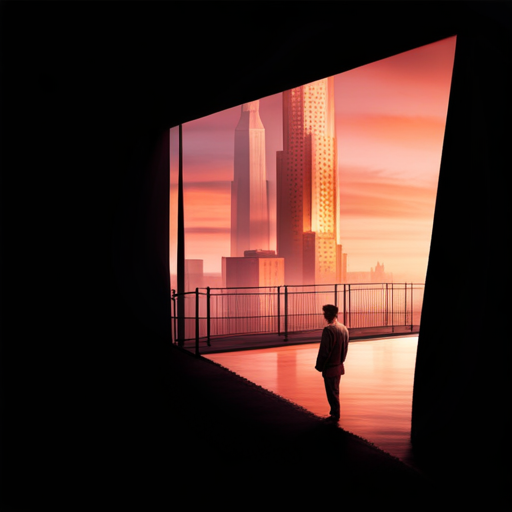
#> input picture dataset/input_images/1.png, 512 x 512 px; its folder holds only this picture in this run
$ python inverse_homography_rectification.py
#> lines starting #> are read from the running program, lines starting #| are printed output that depends on the picture; after the words box and inside, x2 and y2 are one past the last pixel; in counts of white or black regions, pixels touching at a corner belong together
#!/usr/bin/env python3

from pathlib import Path
import argparse
import cv2
import numpy as np


INPUT_DIR = Path("/home/ubuntu/Homography/dataset/input_images")
OUTPUT_DIR = Path("/home/ubuntu/Homography/dataset/output_images")
MIN_CONTOUR_AREA = 5_000  # absolute floor; adaptive thresholding below can raise this


def order_points(pts: np.ndarray) -> np.ndarray:
    """Return points ordered as tl, tr, br, bl."""
    rect = np.zeros((4, 2), dtype="float32")
    s = pts.sum(axis=1)
    rect[0] = pts[np.argmin(s)]
    rect[2] = pts[np.argmax(s)]

    diff = np.diff(pts, axis=1)
    rect[1] = pts[np.argmin(diff)]
    rect[3] = pts[np.argmax(diff)]
    return rect


def detect_document_corners(image: np.ndarray) -> np.ndarray:
    """Detect four document corners using scored contours with quad/hull preference and rect fallback."""
    gray = cv2.cvtColor(image, cv2.COLOR_BGR2GRAY)
    gray = cv2.GaussianBlur(gray, (5, 5), 0)

    thr_adapt = cv2.adaptiveThreshold(gray, 255, cv2.ADAPTIVE_THRESH_GAUSSIAN_C, cv2.THRESH_BINARY, 15, 9)
    thr_adapt_inv = 255 - thr_adapt
    _, thr_otsu = cv2.threshold(gray, 0, 255, cv2.THRESH_BINARY + cv2.THRESH_OTSU)

    def to_edges(src: np.ndarray) -> np.ndarray:
        closed = cv2.morphologyEx(src, cv2.MORPH_CLOSE, np.ones((5, 5), np.uint8))
        edges_local = cv2.Canny(closed, 50, 150)
        edges_local = cv2.dilate(edges_local, None, iterations=2)
        edges_local = cv2.erode(edges_local, None, iterations=1)
        return edges_local

    edge_maps = [to_edges(thr_adapt), to_edges(thr_adapt_inv), to_edges(thr_otsu)]

    h, w = image.shape[:2]
    min_area = max(MIN_CONTOUR_AREA, 0.02 * h * w)  # allow smaller docs but avoid noise
    max_area = 0.90 * h * w  # avoid full-frame grabs

    best_pts = None
    best_score = 0.0
    best_rect_box = None
    best_rect_score = 0.0

    for edges in edge_maps:
        contours, _ = cv2.findContours(edges, cv2.RETR_EXTERNAL, cv2.CHAIN_APPROX_SIMPLE)
        for contour in contours:
            area = cv2.contourArea(contour)
            if area < min_area or area > max_area:
                continue

            peri = cv2.arcLength(contour, True)
            approx = cv2.approxPolyDP(contour, 0.02 * peri, True)

            hull = cv2.convexHull(contour)
            peri_hull = cv2.arcLength(hull, True)
            approx_hull = cv2.approxPolyDP(hull, 0.02 * peri_hull, True)

            rect = cv2.minAreaRect(contour)
            box = cv2.boxPoints(rect)
            box = np.array(box, dtype="float32")
            rect_area = max(rect[1][0] * rect[1][1], 1.0)

            rectangularity = area / rect_area
            area_ratio = area / (h * w)
            aspect = (
                min(rect[1][0], rect[1][1]) / max(rect[1][0], rect[1][1])
                if rect[1][0] and rect[1][1]
                else 0
            )

            corner_bonus = 0.0
            candidate = box
            if len(approx) == 4:
                candidate = approx.reshape(4, 2)
                corner_bonus = 0.3
            elif len(approx_hull) == 4:
                candidate = approx_hull.reshape(4, 2)
                corner_bonus = 0.2

            score = (
                rectangularity * 0.65
                + area_ratio * 0.20
                + aspect * 0.10
                + corner_bonus
            )

            rect_score = rectangularity * 0.75 + area_ratio * 0.25

            if score > best_score:
                best_score = score
                best_pts = candidate

            if rect_score > best_rect_score:
                best_rect_score = rect_score
                best_rect_box = box

    if best_pts is not None:
        return order_points(np.array(best_pts, dtype="float32"))
    if best_rect_box is not None:
        return order_points(np.array(best_rect_box, dtype="float32"))

    # Final fallback: image corners
    fallback = np.array([[0, 0], [w - 1, 0], [w - 1, h - 1], [0, h - 1]], dtype="float32")
    return order_points(fallback)


def warp_image(image: np.ndarray, src_pts: np.ndarray) -> tuple[np.ndarray, np.ndarray]:
    """Warp image to a rectangle defined by the detected corners and return homography."""
    rect = order_points(src_pts)
    (tl, tr, br, bl) = rect

    width_a = np.linalg.norm(br - bl)
    width_b = np.linalg.norm(tr - tl)
    max_width = int(round(max(width_a, width_b)))

    height_a = np.linalg.norm(tr - br)
    height_b = np.linalg.norm(tl - bl)
    max_height = int(round(max(height_a, height_b)))

    max_width = max(max_width, 1)
    max_height = max(max_height, 1)

    dst = np.array(
        [[0, 0], [max_width - 1, 0], [max_width - 1, max_height - 1], [0, max_height - 1]],
        dtype="float32",
    )

    h_matrix, _ = cv2.findHomography(rect, dst)
    warped = cv2.warpPerspective(image, h_matrix, (max_width, max_height))
    return warped, h_matrix


def process_image(image_path: Path, output_dir: Path) -> Path:
    """Load, rectify, and save a single image plus its homography matrix."""
    image = cv2.imread(str(image_path))
    if image is None:
        raise ValueError(f"Could not read image: {image_path}")

    corners = detect_document_corners(image)
    warped, h_matrix = warp_image(image, corners)

    output_dir.mkdir(parents=True, exist_ok=True)
    output_path = output_dir / image_path.name
    cv2.imwrite(str(output_path), warped)
    np.save(str(output_dir / f"{image_path.stem}_H.npy"), h_matrix)
    return output_path


def run_batch(input_dir: Path, output_dir: Path) -> None:
    """Process all images in the input directory."""
    image_paths = sorted(
        [p for p in input_dir.iterdir() if p.suffix.lower() in {".jpg", ".jpeg", ".png", ".bmp", ".tif", ".tiff"}]
    )
    if not image_paths:
        print(f"No images found in {input_dir}")
        return

    print(f"Found {len(image_paths)} images. Writing outputs to {output_dir}")
    for img_path in image_paths:
        try:
            out_path = process_image(img_path, output_dir)
#> in process_image, image is the input picture: shape (512, 512, 3); mean B, G, R 34.2, 39.7, 66.5
#> in detect_document_corners, `gray = cv2.cvtColor(image, cv2.COLOR_BGR2GRAY)`:
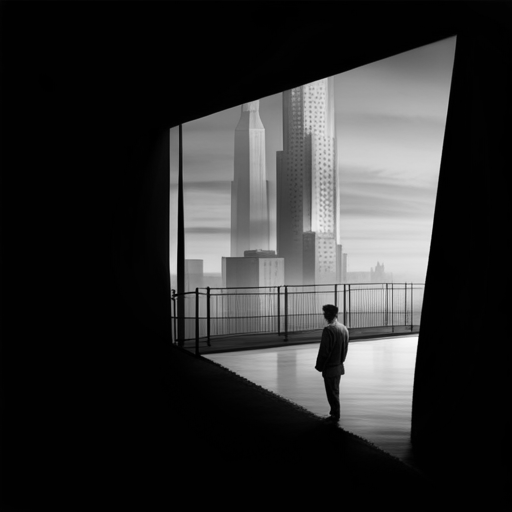
#> gray: shape (512, 512); min 0, max 252, mean 47.1
#> in detect_document_corners, `thr_adapt = cv2.adaptiveThreshold(gray, 255, cv2.ADAPTIVE_THRESH_GAUSS..`:
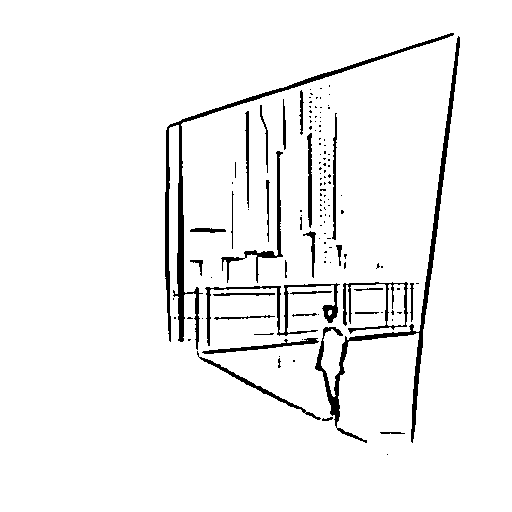
#> thr_adapt: shape (512, 512); 95.2% white; 131 black regions (100 under 20 px), largest, box (x1, y1, x2, y2) and area: (165, 33, 454, 350) 3217, (315, 36, 460, 443) 3016, (205, 283, 340, 346) 1044
#> in detect_document_corners, `_, thr_otsu = cv2.threshold(gray, 0, 255, cv2.THRESH_BINARY + cv2.THRE..`:
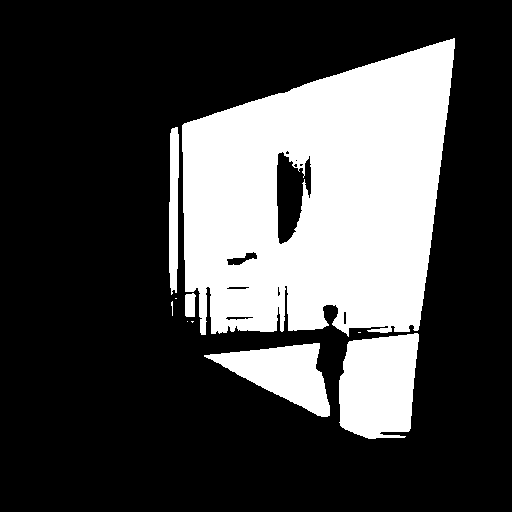
#> thr_otsu: shape (512, 512); 27.8% white; 10 white regions (5 under 20 px), largest, box (x1, y1, x2, y2) and area: (182, 38, 455, 337) 59503, (339, 333, 419, 439) 7043, (204, 343, 330, 417) 4615, (169, 127, 179, 295) 1399, (185, 293, 196, 317) 232
#> in to_edges, `closed = cv2.morphologyEx(src, cv2.MORPH_CLOSE, np.ones((5, 5), np.uin..`: closed: shape (512, 512); 99.1% white; 39 black regions, largest, box (x1, y1, x2, y2) and area: (177, 183, 184, 337) 899, (328, 396, 340, 417) 179, (323, 305, 338, 322) 145
#> in to_edges, `edges_local = cv2.Canny(closed, 50, 150)`: edges_local: shape (512, 512); 0.42% white in thin lines or dots, all inside (x1, y1, x2, y2) = (164, 127, 450, 417)
#> in to_edges, `edges_local = cv2.dilate(edges_local, None, iterations=2)`: edges_local: shape (512, 512); 2.2% white; 17 white regions, largest, box (x1, y1, x2, y2) and area: (174, 180, 186, 339) 1608, (424, 140, 450, 276) 1368, (410, 337, 425, 398) 607
#> in to_edges, `edges_local = cv2.erode(edges_local, None, iterations=1)`: edges_local: shape (512, 512); 1.5% white; 17 white regions, largest, box (x1, y1, x2, y2) and area: (175, 181, 185, 338) 1080, (425, 141, 449, 275) 1048, (411, 338, 424, 397) 455
#> in to_edges (call 2), `closed = cv2.morphologyEx(src, cv2.MORPH_CLOSE, np.ones((5, 5), np.uin..`:
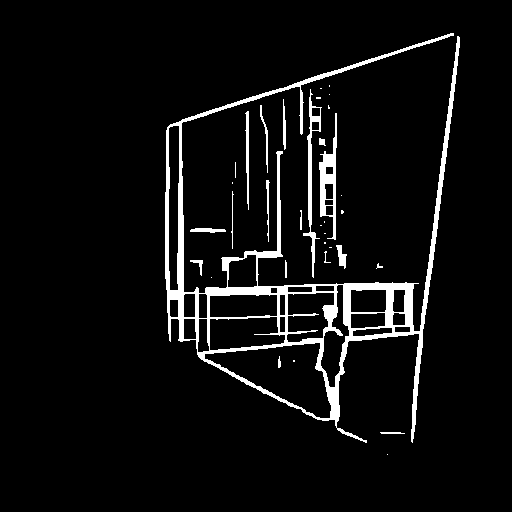
#> closed: shape (512, 512); 5.7% white; 35 white regions (18 under 20 px), largest, box (x1, y1, x2, y2) and area: (165, 33, 460, 443) 11996, (319, 113, 337, 240) 916, (303, 89, 322, 278) 742
#> in to_edges (call 2), `edges_local = cv2.Canny(closed, 50, 150)`: edges_local: shape (512, 512); 2.7% white in thin lines or dots, all inside (x1, y1, x2, y2) = (164, 32, 460, 456)
#> in to_edges (call 2), `edges_local = cv2.dilate(edges_local, None, iterations=2)`: edges_local: shape (512, 512); 13.2% white; 18 white regions, largest, box (x1, y1, x2, y2) and area: (162, 30, 462, 445) 30814, (243, 109, 252, 212) 735, (257, 103, 271, 175) 473
#> in to_edges (call 2), `edges_local = cv2.erode(edges_local, None, iterations=1)`: edges_local: shape (512, 512); 9.5% white; 19 white regions, largest, box (x1, y1, x2, y2) and area: (163, 31, 461, 444) 20776, (317, 112, 348, 270) 1718, (244, 110, 251, 211) 511
#> in to_edges (call 3), `closed = cv2.morphologyEx(src, cv2.MORPH_CLOSE, np.ones((5, 5), np.uin..`:
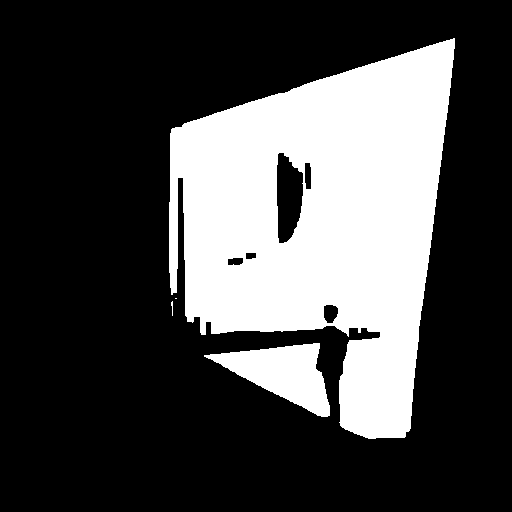
#> closed: shape (512, 512); 28.3% white; 4 white regions (2 under 20 px), largest, box (x1, y1, x2, y2) and area: (169, 38, 455, 439) 69428, (204, 343, 330, 417) 4615
#> in to_edges (call 3), `edges_local = cv2.Canny(closed, 50, 150)`: edges_local: shape (512, 512); 0.88% white in thin lines or dots, all inside (x1, y1, x2, y2) = (168, 38, 455, 439)
#> in to_edges (call 3), `edges_local = cv2.dilate(edges_local, None, iterations=2)`: edges_local: shape (512, 512); 4.9% white; 4 white regions, box (x1, y1, x2, y2) and area: (166, 36, 457, 441) 9081, (202, 340, 332, 419) 1949, (274, 150, 313, 245) 1381, (225, 250, 258, 267) 359
#> in to_edges (call 3), `edges_local = cv2.erode(edges_local, None, iterations=1)`:
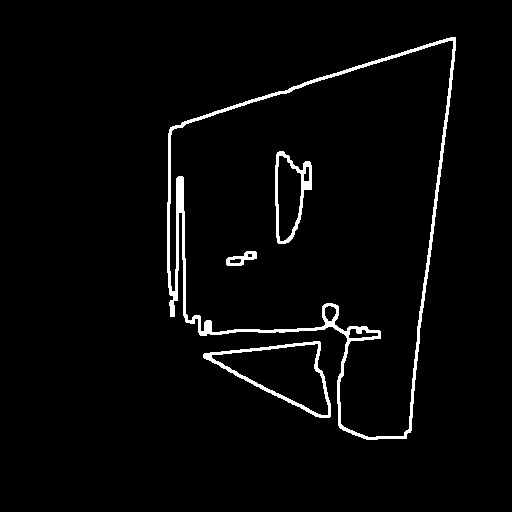
#> edges_local: shape (512, 512); 3% white; 4 white regions, box (x1, y1, x2, y2) and area: (167, 37, 456, 440) 5509, (203, 341, 331, 418) 1151, (275, 151, 312, 244) 853, (226, 251, 257, 266) 227
#> the loop in detect_document_corners, `for edges in edge_maps:` made 3 passes
#> after the loop in detect_document_corners, `for edges in edge_maps:`: best_pts = [[460, 35], [412, 443], [168, 342], [166, 125]]; best_rect_box = [[413.3, 448.9], [130.5, 415.7], [179.4, -1.1], [462.2, 32.08]]; best_rect_score = 0.59; best_score = 0.774
#> in order_points, `s = pts.sum(axis=1)`: s = [495, 855, 510, 291]
#> in order_points, `diff = np.diff(pts, axis=1)`: diff = [-425, 31, 174, -41]
#> in process_image, `corners = detect_document_corners(image)`: corners = [[166, 125], [460, 35], [412, 443], [168, 342]]
#> in warp_image, `(tl, tr, br, bl) = rect`: tl = [166, 125]; tr = [460, 35]; br = [412, 443]; bl = [168, 342]
#> in warp_image, `width_a = np.linalg.norm(br - bl)`: width_a = 264.1
#> in warp_image, `width_b = np.linalg.norm(tr - tl)`: width_b = 307.5
#> in warp_image, `max_width = int(round(max(width_a, width_b)))`: max_width = 307
#> in warp_image, `height_a = np.linalg.norm(tr - br)`: height_a = 410.8
#> in warp_image, `height_b = np.linalg.norm(tl - bl)`: height_b = 217
#> in warp_image, `max_height = int(round(max(height_a, height_b)))`: max_height = 411
#> in warp_image, `dst = np.array( [[0, 0], [max_width - 1, 0], [max_width - 1, max_heigh..`: dst = [[0, 0], [306, 0], [306, 410], [0, 410]]
#> in warp_image, `h_matrix, _ = cv2.findHomography(rect, dst)`: h_matrix = [[3.87, -0.0357, -637.8], [0.981, 3.2, -563.3], [0.006, -0.000898, 1]]
#> in warp_image, `warped = cv2.warpPerspective(image, h_matrix, (max_width, max_height))`:
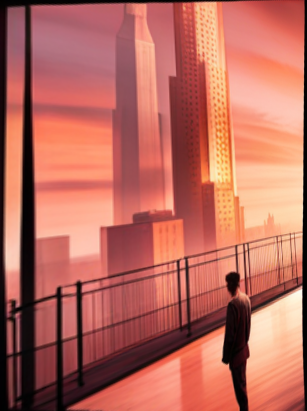
#> warped: shape (411, 307, 3); mean B, G, R 93.3, 106, 184.9
            print(f"Saved: {out_path}")
        except Exception as exc:
            print(f"Failed: {img_path} -> {exc}")


def parse_args() -> argparse.Namespace:
    parser = argparse.ArgumentParser(description="Automatic document rectification using homography.")
    parser.add_argument("--input_dir", type=Path, default=INPUT_DIR, help="Directory containing input images.")
    parser.add_argument("--output_dir", type=Path, default=OUTPUT_DIR, help="Directory to save rectified images.")
    return parser.parse_args()


if __name__ == "__main__":
    args = parse_args()
    run_batch(args.input_dir, args.output_dir)

$ run again, on dataset/input_images/3.png
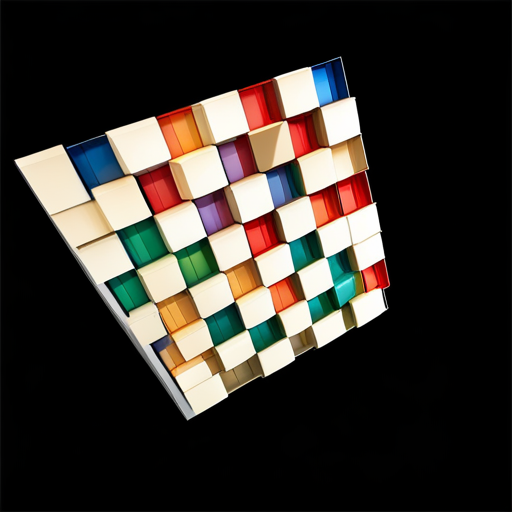
#> input picture dataset/input_images/3.png, 512 x 512 px
#> in process_image, image is the input picture: shape (512, 512, 3); mean B, G, R 45.4, 51, 56.3
#> in detect_document_corners, `thr_adapt = cv2.adaptiveThreshold(gray, 255, cv2.ADAPTIVE_THRESH_GAUSS..`:
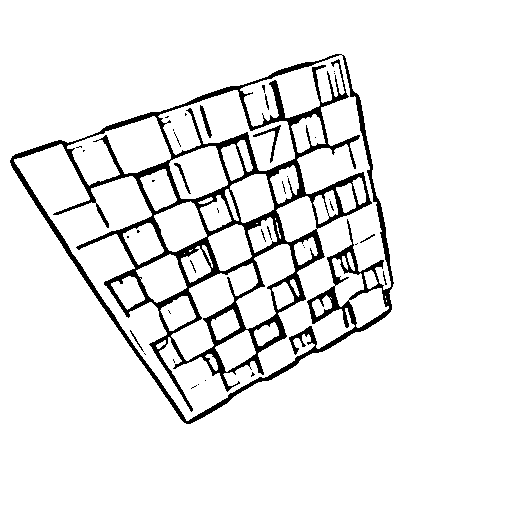
#> thr_adapt: shape (512, 512); 92% white; 39 black regions (30 under 20 px), largest, box (x1, y1, x2, y2) and area: (10, 54, 394, 424) 20239, (253, 125, 281, 163) 172, (200, 105, 212, 138) 124
#> thr_otsu: shape (512, 512); 21.7% white; 7 white regions, largest, box (x1, y1, x2, y2) and area: (15, 67, 387, 420) 53730, (227, 173, 285, 223) 2029, (222, 148, 243, 181) 464
#> closed: shape (512, 512); 98.2% white; 72 black regions, largest, box (x1, y1, x2, y2) and area: (271, 81, 285, 121) 253, (134, 162, 169, 179) 231, (216, 134, 249, 149) 204
#> closed: shape (512, 512); 9.2% white; 17 white regions (14 under 20 px), largest, box (x1, y1, x2, y2) and area: (10, 54, 394, 424) 23959, (265, 94, 269, 110) 27, (360, 234, 375, 243) 27
#> closed: shape (512, 512); 22.3% white; 3 white regions, box (x1, y1, x2, y2) and area: (15, 67, 387, 420) 58414, (133, 235, 144, 251) 89, (155, 183, 162, 195) 42
#> the loop in detect_document_corners, `for edges in edge_maps:` made 3 passes
#> after the loop in detect_document_corners, `for edges in edge_maps:`: best_pts = [[341, 52], [8, 160], [184, 424], [392, 311]]; best_rect_box = [[100.4, 453.1], [5.58, 154.4], [344.7, 46.73], [439.5, 345.4]]; best_rect_score = 0.675; best_score = 0.967
#> s = [393, 168, 608, 703]
#> diff = [-289, 152, 240, -81]
#> corners = [[8, 160], [341, 52], [392, 311], [184, 424]]
#> tl = [8, 160]; tr = [341, 52]; br = [392, 311]; bl = [184, 424]
#> width_a = 236.7
#> width_b = 350.1
#> max_width = 350
#> height_a = 264
#> height_b = 317.3
#> max_height = 317
#> dst = [[0, 0], [349, 0], [349, 316], [0, 316]]
#> in warp_image, `h_matrix, _ = cv2.findHomography(rect, dst)`: h_matrix = [[0.609, -0.406, 60.1], [0.184, 0.567, -92.21], [-0.000757, -0.000671, 1]]
#> in warp_image, `warped = cv2.warpPerspective(image, h_matrix, (max_width, max_height))`:
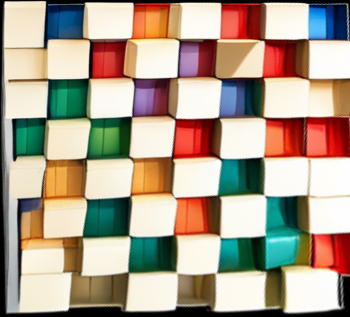
#> warped: shape (317, 350, 3); mean B, G, R 139.7, 157.6, 172.5

$ run again, on dataset/input_images/4.jpg
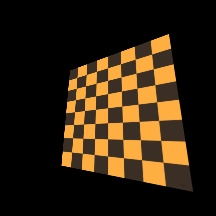
#> input picture dataset/input_images/4.jpg, 216 x 216 px
#> in process_image, image is the input picture: shape (216, 216, 3); mean B, G, R 16.4, 34.5, 48.8
#> in detect_document_corners, `thr_adapt = cv2.adaptiveThreshold(gray, 255, cv2.ADAPTIVE_THRESH_GAUSS..`:
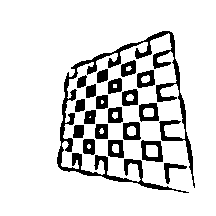
#> thr_adapt: shape (216, 216); 86.2% white; 20 black regions, largest, box (x1, y1, x2, y2) and area: (57, 31, 195, 193) 3223, (141, 140, 163, 162) 276, (139, 103, 159, 122) 236
#> thr_otsu: shape (216, 216); 18.3% white; 1 white region, box (x1, y1, x2, y2) and area: (62, 34, 189, 186) 8558
#> closed: shape (216, 216); 94.2% white; 61 black regions, largest, box (x1, y1, x2, y2) and area: (74, 125, 84, 138) 126, (97, 70, 108, 82) 119, (86, 85, 96, 97) 112
#> closed: shape (216, 216); 15.2% white; 1 white region, box (x1, y1, x2, y2) and area: (57, 31, 195, 193) 7108
#> closed: shape (216, 216); 18.5% white; 1 white region, box (x1, y1, x2, y2) and area: (62, 34, 189, 186) 8645
#> the loop in detect_document_corners, `for edges in edge_maps:` made 3 passes
#> after the loop in detect_document_corners, `for edges in edge_maps:`: best_pts = [[173, 31], [196, 188], [59, 170], [70, 66]]; best_rect_box = [[62.64, 213.2], [37.49, 47.95], [173.7, 27.22], [198.9, 192.5]]; best_rect_score = 0.63; best_score = 0.823
#> s = [204, 384, 229, 136]
#> diff = [-142, -8, 111, -4]
#> corners = [[70, 66], [173, 31], [196, 188], [59, 170]]
#> tl = [70, 66]; tr = [173, 31]; br = [196, 188]; bl = [59, 170]
#> width_a = 138.2
#> width_b = 108.8
#> max_width = 138
#> height_a = 158.7
#> height_b = 104.6
#> max_height = 159
#> dst = [[0, 0], [137, 0], [137, 158], [0, 158]]
#> in warp_image, `h_matrix, _ = cv2.findHomography(rect, dst)`: h_matrix = [[4.73, 0.5, -364.2], [1.56, 4.6, -412.8], [0.0128, 0.00683, 1]]
#> in warp_image, `warped = cv2.warpPerspective(image, h_matrix, (max_width, max_height))`:
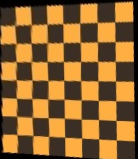
#> warped: shape (159, 138, 3); mean B, G, R 47.9, 101.2, 143.3

$ run again, on dataset/input_images/5.jpg
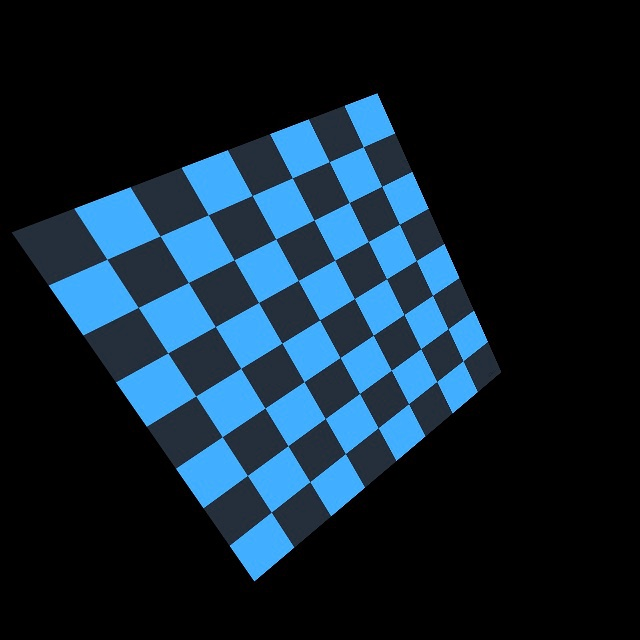
#> input picture dataset/input_images/5.jpg, 640 x 640 px
#> in process_image, image is the input picture: shape (640, 640, 3); mean B, G, R 48.9, 34.5, 16.1
#> thr_adapt: shape (640, 640); 95.1% white; 36 black regions, largest, box (x1, y1, x2, y2) and area: (14, 239, 302, 584) 1397, (389, 298, 502, 470) 1153, (140, 90, 409, 182) 944
#> thr_otsu: shape (640, 640); 16.3% white; 1 white region, box (x1, y1, x2, y2) and area: (49, 94, 488, 581) 66624
#> closed: shape (640, 640); 99.9% white; 20 black regions, largest, box (x1, y1, x2, y2) and area: (444, 332, 450, 337) 30, (286, 174, 291, 179) 25, (343, 199, 348, 204) 25
#> closed: shape (640, 640); 5.2% white; 2 white regions, box (x1, y1, x2, y2) and area: (14, 90, 502, 584) 21068, (304, 526, 322, 542) 33
#> closed: shape (640, 640); 16.4% white; 1 white region, box (x1, y1, x2, y2) and area: (49, 94, 488, 581) 67003
#> the loop in detect_document_corners, `for edges in edge_maps:` made 3 passes
#> after the loop in detect_document_corners, `for edges in edge_maps:`: best_pts = [[377, 88], [503, 369], [250, 584], [14, 227]]; best_rect_box = [[251.7, 589.5], [4.39, 233.4], [326.1, 9.99], [573.3, 366.1]]; best_rect_score = 0.66; best_score = 0.857
#> s = [465, 872, 834, 241]
#> diff = [-289, -134, 334, 213]
#> corners = [[14, 227], [377, 88], [503, 369], [250, 584]]
#> tl = [14, 227]; tr = [377, 88]; br = [503, 369]; bl = [250, 584]
#> width_a = 332
#> width_b = 388.7
#> max_width = 389
#> height_a = 308
#> height_b = 428
#> dst = [[0, 0], [388, 0], [388, 427], [0, 427]]
#> in warp_image, `h_matrix, _ = cv2.findHomography(rect, dst)`: h_matrix = [[0.593, -0.392, 80.63], [0.3, 0.783, -181.9], [-0.00082, 4.27e-05, 1]]
#> in warp_image, `warped = cv2.warpPerspective(image, h_matrix, (max_width, max_height))`:
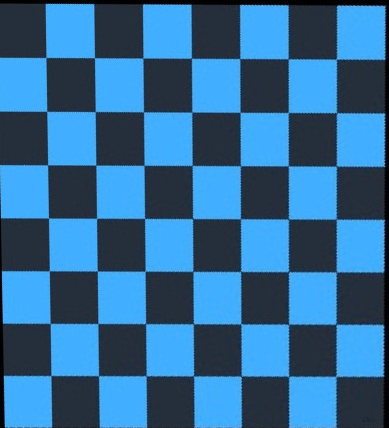
#> warped: shape (428, 389, 3); mean B, G, R 152.3, 107.6, 50.1
